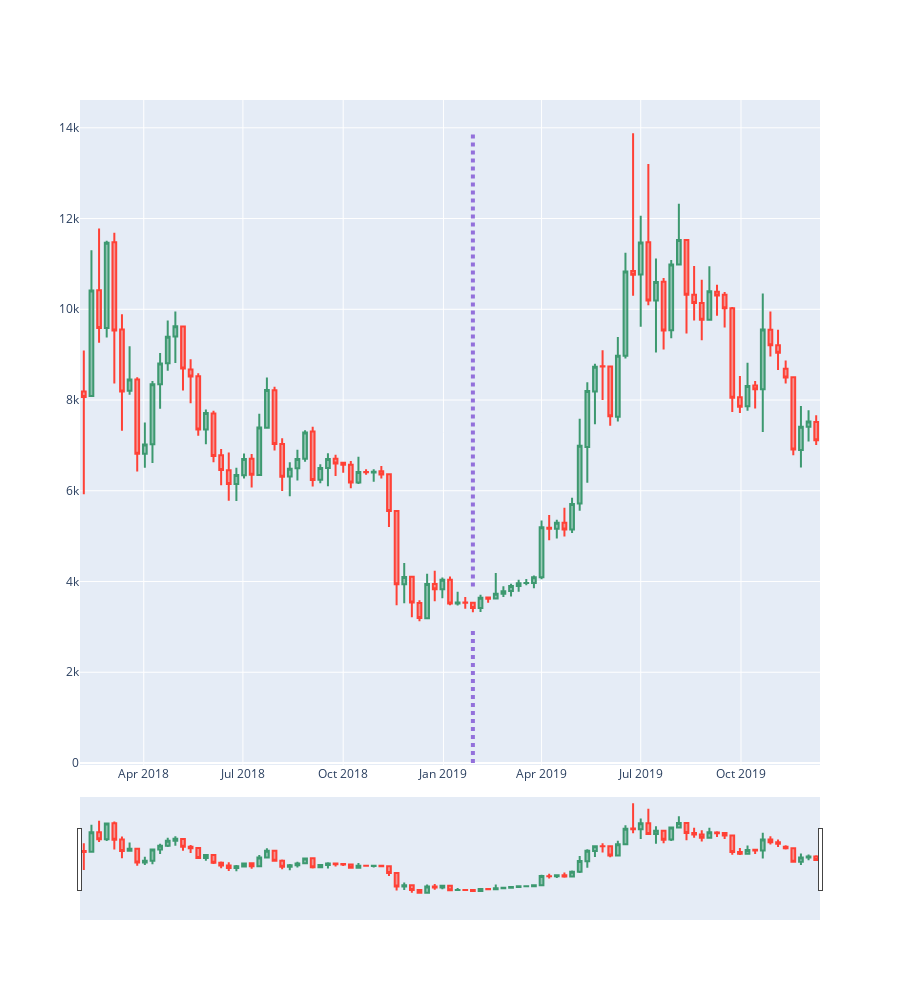

Notebook cell for this chart:
### Code cell
candle_chart(zoom_df).add_marker(SW1_candle).show()
